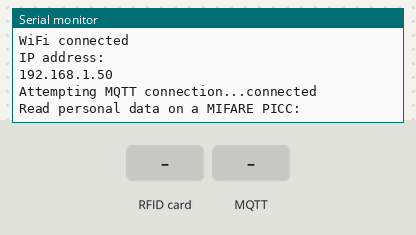
The sketch below on a simulated ESP32. On the bench: the last lines printed to the serial monitor. The inputs (shaded band) are chosen by the test bench. WiFi joins after 1.5 s; servers stay silent unless stated; uploads are accepted with an empty reply; random numbers use the default seed unless the sketch sets one; no MQTT or app messages arrive unless stated.

Above: at 2.8 s.
2.9 s: RFID card 00 00 00 00 held to the reader
At 4.0 s:
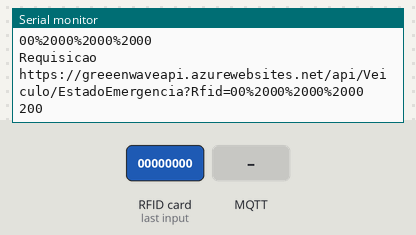
4.4 s: MQTT message "true" arrives on the first subscribed topic
At 5.6 s:
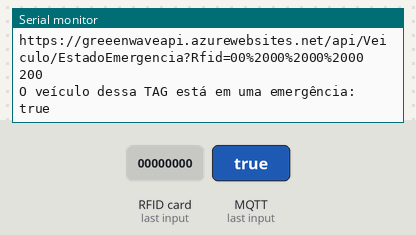
5.9 s: RFID card 5E 7A 19 C4 held to the reader
At 6.13 s:
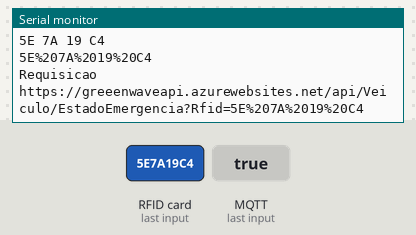
7.4 s: MQTT message "on" arrives on the first subscribed topic
At 8.6 s:
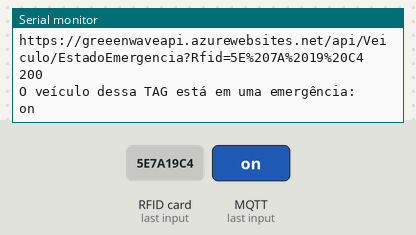
8.9 s: MQTT message "off" arrives on the first subscribed topic
At 10.4 s:
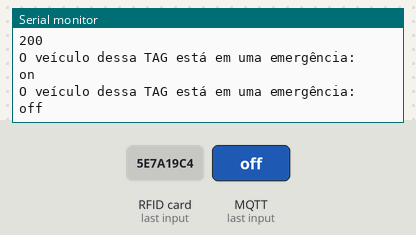

Measured:
- after the input at 2.9 s, the serial monitor: prints a new line at once (image 1)
- after the input at 4.4 s, the serial monitor: prints a new line at once (image 2)
- after the input at 5.9 s, the serial monitor: prints a new line at once (image 3)
- after the input at 7.4 s, the serial monitor: prints a new line at once (image 4)
- after the input at 8.9 s, the serial monitor: prints a new line at once (image 5)

The sketch:

catadioptrico1.ino
```cpp
#include <MFRC522.h> //biblioteca responsável pela comunicação com o módulo RFID-RC522
#include <MFRC522Extended.h>
#include <SPI.h> //biblioteca para comunicação do barramento SPI
#include <WiFi.h>
#include <WiFiClientSecure.h>
#include <HTTPClient.h>
#include <PubSubClient.h>
#include <ESPmDNS.h>

// Update these with values suitable for your network.
const char* ssid = "3bits_203-2.4Ghz";
const char* password = "Apto!203@)#";
//const char* ssid = "Network_Mustard";
//const char* password = "458@33ns!";
const char* mqtt_server = "mqtt.tago.io";

const char* root_ca = \
"-----BEGIN CERTIFICATE-----\n" \
"MIIEODCCAyCgAwIBAgIQOl/rsaTgFhSdiHmbGtv3zzANBgkqhkiG9w0BAQsFADBI\n" \
"MRswGQYDVQQDDBJFU0VUIFNTTCBGaWx0ZXIgQ0ExHDAaBgNVBAoME0VTRVQsIHNw\n" \
"b2wuIHMgci4gby4xCzAJBgNVBAYTAlNLMB4XDTIyMDMxNDE4Mzk1NVoXDTIzMDMw\n" \
"OTE4Mzk1NVowajELMAkGA1UEBhMCVVMxCzAJBgNVBAgTAldBMRAwDgYDVQQHEwdS\n" \
"ZWRtb25kMR4wHAYDVQQKExVNaWNyb3NvZnQgQ29ycG9yYXRpb24xHDAaBgNVBAMM\n" \
"EyouYXp1cmV3ZWJzaXRlcy5uZXQwggEiMA0GCSqGSIb3DQEBAQUAA4IBDwAwggEK\n" \
"AoIBAQCWBfNR9xJ+SzUD+xa1hXIa7iqt72vwahUBfb47n645T+L5mClNOrY7auMw\n" \
"KfkTni2nPyphilQdGskUTY0S5z72sEmBjo9Ar4UQ47ULf11BoRmU+8Diz0zw2x/i\n" \
"DdTAoDI3QTC2rW/t2vOORwLPG4aBvcCwxMJ47Vve8HmwP8DyFy5OBvrmqC2RFyQi\n" \
"UPt6cN4i7Wa84CSHcuV9FrpyvHY3Ic/+ZfIfkWIoG67nugrEP/ACsnDLks1Wzupf\n" \
"h2448AU7T2ZNJJrymOEC4T7aorVfDOMpsFu8D5irRV0VtpM8pw3ybIQEHcXkj6Pa\n" \
"nUl1MO/z6NUNgoQwsWDSUmcHd9bvAgMBAAGjgfswgfgwCwYDVR0PBAQDAgWgMB0G\n" \
"A1UdDgQWBBRpRVLk5gIOwW1YTJVsX2xc/cOekjAfBgNVHSMEGDAWgBSBo/xRTxp4\n" \
"/lXUTU0kZgJc92EXZzB8BgNVHREEdTBzghMqLmF6dXJld2Vic2l0ZXMubmV0ghcq\n" \
"LnNjbS5henVyZXdlYnNpdGVzLm5ldIISKi5henVyZS1tb2JpbGUubmV0ghYqLnNj\n" \
"bS5henVyZS1tb2JpbGUubmV0ghcqLnNzby5henVyZXdlYnNpdGVzLm5ldDAMBgNV\n" \
"HRMBAf8EAjAAMB0GA1UdJQQWMBQGCCsGAQUFBwMCBggrBgEFBQcDATANBgkqhkiG\n" \
"9w0BAQsFAAOCAQEAo46rwB7edJUcQgZlHNwuj2y4Lb3bvfvvtAwtU7iR0flMxpED\n" \
"vYwSGvNqd4suRgl3m6qpoCo1k38GtF7YOGxVKtO0k4VRMXt9vG8Yrb0L6KeGz+pf\n" \
"EnVOWaz3ILCatD0pXa/0xnN/RMAqd4Ra/iF9BEH/Ah3MgvqKqHN6K0JjzmoVJwV+\n" \
"polnEQI2stPH8t8hLoPmf7/RJ1gidWefCHyGJROz9Hb4iIqBQthswenzxD/0ySbV\n" \
"ePtYVtTiP0jlTNQxqXTLLt4CLD1qQEqqzc3qwX790teopyRCfpNB309L8zpb87q0\n" \
"5+9QKoA8WaR+xhnuP0CvNey2Vqn86vsKTK3q2g==\n" \
"-----END CERTIFICATE-----\n";

#define mqtt_port 1883
#define MQTT_USER "esp32"
#define MQTT_PASSWORD "e8e008b2-edba-4954-bd58-6111f26c8d41"
#define MQTT_SERIAL_PUBLISH_PGW "Area_1/semaforos/PGW"
#define MQTT_SERIAL_PUBLISH_LTR "Area_1/catadioptrico_1/lastTagRead"
#define MQTT_SERIAL_RECEIVER_CH "Area_1/tagEmEmergencia"
#define SS_PIN    21
#define RST_PIN   22

//esse objeto 'chave' é utilizado para autenticação
MFRC522::MIFARE_Key key;
//código de status de retorno da autenticação
MFRC522::StatusCode status;

MFRC522 mfrc522(SS_PIN, RST_PIN);   // Create MFRC522 instance

char* lastTagRead = "";
String emergencyTag = "";
String urlEmergency = "https://greeenwaveapi.azurewebsites.net/api/Veiculo/EstadoEmergencia?Rfid=";

WiFiClient wifiClient;
PubSubClient client(wifiClient);

void setup_wifi() {
    delay(10);
    // We start by connecting to a WiFi network
    Serial.println();
    Serial.print("Connecting to ");
    Serial.println(ssid);
    WiFi.begin(ssid, password);
    while (WiFi.status() != WL_CONNECTED) {
      delay(500);
      Serial.print(".");
    }
    randomSeed(micros());
    Serial.println("");
    Serial.println("WiFi connected");
    Serial.println("IP address: ");
    Serial.println(WiFi.localIP());
}

void reconnect() {
  // Loop until we're reconnected
  while (!client.connected()) {
    Serial.print("Attempting MQTT connection...");
    // Create a random client ID
    String clientId = "ESP32Client-";
    clientId += String(random(0xffff), HEX);
    // Attempt to connect
    if (client.connect(clientId.c_str(),MQTT_USER,MQTT_PASSWORD)) {
      Serial.println("connected");
      //Once connected, publish an announcement...
      client.publish("Area_1/catadioptrico_1/lastTagRead", "00 00 00 00");
      // ... and resubscribe
      client.subscribe(MQTT_SERIAL_RECEIVER_CH);
    } else {
      Serial.print("failed, rc=");
      Serial.print(client.state());
      Serial.println(" try again in 5 seconds");
      // Wait 5 seconds before retrying
      delay(5000);
    }
  }
}


void callback(char* topic, byte *payload, unsigned int length) {
    char buff[length+1];
    for(int i = 0; i < length; i++){
      buff[i] = payload[i];
    }
    buff[length] = '\0';
    emergencyTag = String((char*)buff);

    Serial.println("O veículo dessa TAG está em uma emergência:");
    Serial.println(emergencyTag);

    Serial.println();
    if (strncmp((char *) payload, lastTagRead, length) == 0) {
      publishPriorityGreenWave("1");
    }
}


//---------------SETUP---------------
void setup() {
  Serial.begin(9600);
  Serial.setTimeout(500);// Set time out for
  setup_wifi();
  client.setServer(mqtt_server, mqtt_port);
  client.setCallback(callback);
  reconnect();

  // Inicia MFRC522
  SPI.begin();                                                  // Init SPI bus
  mfrc522.PCD_Init();                                           // Init MFRC522 card
  Serial.println(F("Read personal data on a MIFARE PICC:"));    //shows in serial that it is ready to read
}


void publishPriorityGreenWave(char *serialData){
  if (!client.connected()) {
    reconnect();
  }
  client.publish(MQTT_SERIAL_PUBLISH_PGW, serialData);
}

void publishLTR(char *serialData){
  if (!client.connected()) {
    reconnect();
  }
  client.publish(MQTT_SERIAL_PUBLISH_LTR, serialData);
}

void loop() {

  client.loop();
  lastTagRead = "";

  // Prepare key - all keys are set to FFFFFFFFFFFFh at chip delivery from the factory.
  MFRC522::MIFARE_Key key;
  for (byte i = 0; i < 6; i++) key.keyByte[i] = 0xFF;

  //some variables we need
  byte block;
  byte len;
  MFRC522::StatusCode status;

  //-------------------------------------------

  // Reset the loop if no new card present on the sensor/reader. This saves the entire process when idle.
  if ( ! mfrc522.PICC_IsNewCardPresent()) {
    return;
  }

  // Select one of the cards
  if ( ! mfrc522.PICC_ReadCardSerial()) {
    return;
  }

  Serial.println();
  Serial.println(F("**Card Detected:**"));

  //-------------------------------------------

  //mfrc522.PICC_DumpDetailsToSerial(&(mfrc522.uid)); //dump some details about the card

  //mfrc522.PICC_DumpToSerial(&(mfrc522.uid));      //uncomment this to see all blocks in hex

  String tag = "";

  for (byte i = 0; i < mfrc522.uid.size; i++) {
    tag.concat(String(mfrc522.uid.uidByte[i] < 0x10 ? " 0" : " "));
    tag.concat(String(mfrc522.uid.uidByte[i], HEX));
  }

  tag.toUpperCase();

  Serial.println("Id do cartão");
  tag = tag.substring(1);
  Serial.println(tag);

  if(tag == emergencyTag){
    Serial.println("Priority Green Wave!");
    publishPriorityGreenWave("1");
  }

  int tagLength = tag.length(); //obtem o tamanho do Id da tag lida
  char lastTagRead[tagLength+1]; // variavel temporaria do tipo char para conter a ulitma tag lida
  tag.toCharArray(lastTagRead, tagLength+1);

  publishLTR(lastTagRead); //publica a tag sem o espaco em branco no inicio

  tag.replace(" ", "%20");
  Serial.println(tag);

  if ((WiFi.status() == WL_CONNECTED)) {
    HTTPClient http;
    String urlEmergencyTag = urlEmergency+tag;
    Serial.println("Requisicao");
    Serial.println(urlEmergencyTag);
    http.begin(urlEmergencyTag); //URL de requisição para api
    http.addHeader("Connection", "keep-alive");
    http.addHeader("Accept", "*/*");
    int httpCode = http.GET();

    if (httpCode > 0){
      String payload = http.getString();
      Serial.println(httpCode);
      Serial.println(payload);
      if (payload == "true"){
        publishPriorityGreenWave("1");
      }
    }
    else {
      Serial.println("Error on HTTP rquest");
      Serial.println(httpCode);
    }
    http.end();
  }

  mfrc522.PICC_HaltA();
  mfrc522.PCD_StopCrypto1();
}
```
